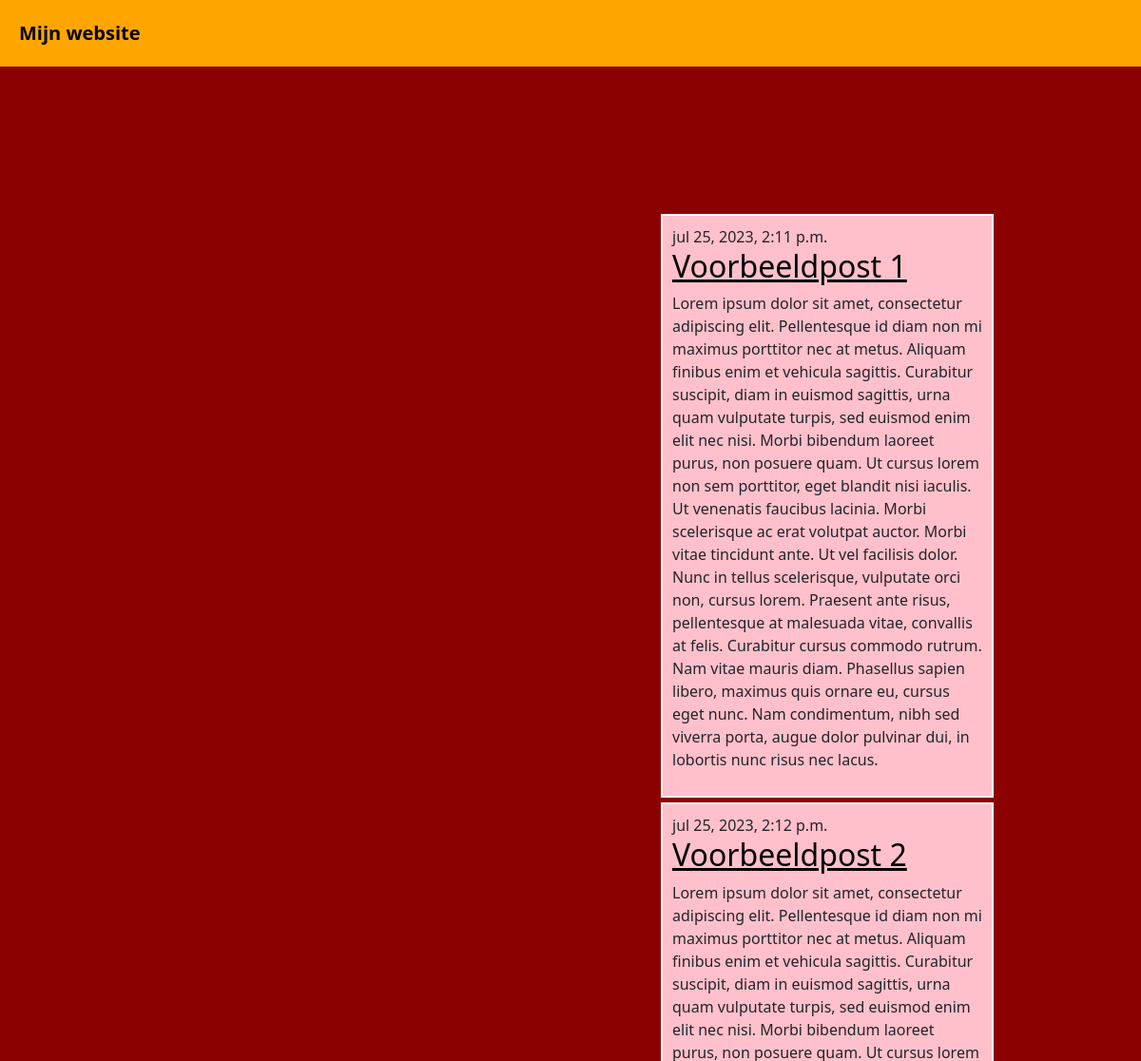
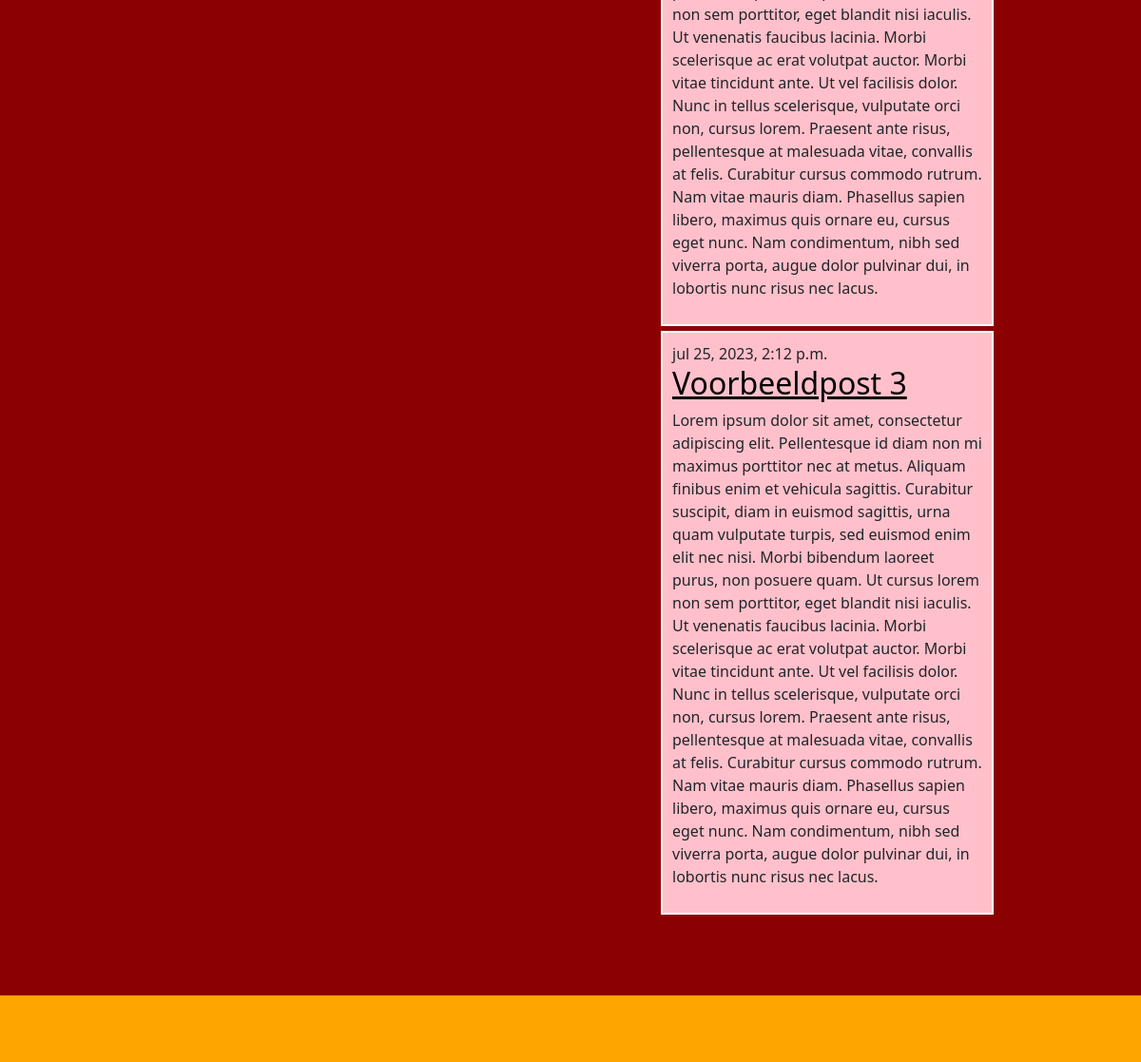
The page / on the database its author committed (2 pictures, top to bottom).
### blog/models.py (models this page shows, shortened)
class Post(models.Model):
   author = models.ForeignKey(settings.AUTH_USER_MODEL, on_delete=models.CASCADE)
   title = models.CharField(max_length=200)
   text = models.TextField()
   created_date = models.DateTimeField(default=timezone.now)
   published_date = models.DateTimeField(blank=True, null=True)

### blog/views.py (the view)
# urls.py: path('', views.post_list, name='post_list'),
def post_list(request):
    posts = Post.objects.filter(published_date__lte=timezone.now()) .order_by('published_date')
    return render(request, 'blog/post_list.html', {'posts': posts})

### blog/templates/blog/post_list.html (shortened to what this page needs)
{% load static %}
<!DOCTYPE html>
<html lang="en">
<head>
<link href=
"https://cdn.jsdelivr.net/npm/bootstrap@5.1.3/dist/css/bootstrap.min.css"
rel="stylesheet"
integrity=
"sha384-1BmE4kWBq78iYhFldvKuhfTAU6auU8tT94WrHftjDbrCEXSU1oBoqyl2QvZ6jIW3"
crossorigin="anonymous">
<link rel="stylesheet" href="{% static 'css/stijl.css' %}">
</head>
<body>
<div class="header-container">
<header>Mijn website</header>
</div>
<div class="artikel-container">
{% block content %}
{% for post in posts %}
<article class="post">
<time class="date">
{{ post.published_date }}
</time>
<h2><a href="">{{ post.title }}</a></h2>
<p>{{ post.text|linebreaksbr }}</p>
</article>
{% endfor %}
{% endblock %}
</div>
<footer></footer>
</body>
</html>

### blog/static/css/stijl.css (style rules this page uses)
header { background-color: orange; color: black; text-align: left; font-weight: bold; padding: 20px; width: 100%; font-size: 20px; }
body { background-color: darkred; }
article { background-color: pink; display: block; padding: 10px; margin: 5px; border: 2px solid white; }
.header-container { clear: both; position: relative; }
.artikel-container { float: right; width: 30%; margin-right: 150px; margin-top: 150px; margin-bottom: 150px; }
footer { background-color: orange; text-align: left; padding: 10px; font-weight: bold; border-top: 50px solid orange; position: fixed; bottom: 0; width: 100%; }
a { color: black; }

### rows shown on the page
Post: published_date "jul 25, 2023, 2:11 p.m.", title "Voorbeeldpost 1", text "Lorem ipsum dolor sit amet, consectetur adipiscing elit. Pellentesque id diam non mi maximus porttitor nec at metus. Aliquam finibus enim et vehicula sagittis. Curabitur suscipit, diam in euismod sagittis, urna quam vulputate turpis, sed euismod enim elit nec nisi. Morbi bibendum laoreet purus, non posuere quam. Ut cursus lorem non sem porttitor, eget blandit nisi iaculis. Ut venenatis faucibus lacinia. Morbi scelerisque ac erat volutpat auctor. Morbi vitae tincidunt ante. Ut vel facilisis dolor. Nunc in tellus scelerisque, vulputate orci non, cursus lorem. Praesent ante risus, pellentesque at malesuada vitae, convallis at felis. Curabitur cursus commodo rutrum. Nam vitae mauris diam.…"
Post: published_date "jul 25, 2023, 2:12 p.m.", title "Voorbeeldpost 2", text "Lorem ipsum dolor sit amet, consectetur adipiscing elit. Pellentesque id diam non mi maximus porttitor nec at metus. Aliquam finibus enim et vehicula sagittis. Curabitur suscipit, diam in euismod sagittis, urna quam vulputate turpis, sed euismod enim elit nec nisi. Morbi bibendum laoreet purus, non posuere quam. Ut cursus lorem non sem porttitor, eget blandit nisi iaculis. Ut venenatis faucibus lacinia. Morbi scelerisque ac erat volutpat auctor. Morbi vitae tincidunt ante. Ut vel facilisis dolor. Nunc in tellus scelerisque, vulputate orci non, cursus lorem. Praesent ante risus, pellentesque at malesuada vitae, convallis at felis. Curabitur cursus commodo rutrum. Nam vitae mauris diam.…"
Post: published_date "jul 25, 2023, 2:12 p.m.", title "Voorbeeldpost 3", text "Lorem ipsum dolor sit amet, consectetur adipiscing elit. Pellentesque id diam non mi maximus porttitor nec at metus. Aliquam finibus enim et vehicula sagittis. Curabitur suscipit, diam in euismod sagittis, urna quam vulputate turpis, sed euismod enim elit nec nisi. Morbi bibendum laoreet purus, non posuere quam. Ut cursus lorem non sem porttitor, eget blandit nisi iaculis. Ut venenatis faucibus lacinia. Morbi scelerisque ac erat volutpat auctor. Morbi vitae tincidunt ante. Ut vel facilisis dolor. Nunc in tellus scelerisque, vulputate orci non, cursus lorem. Praesent ante risus, pellentesque at malesuada vitae, convallis at felis. Curabitur cursus commodo rutrum. Nam vitae mauris diam.…"
